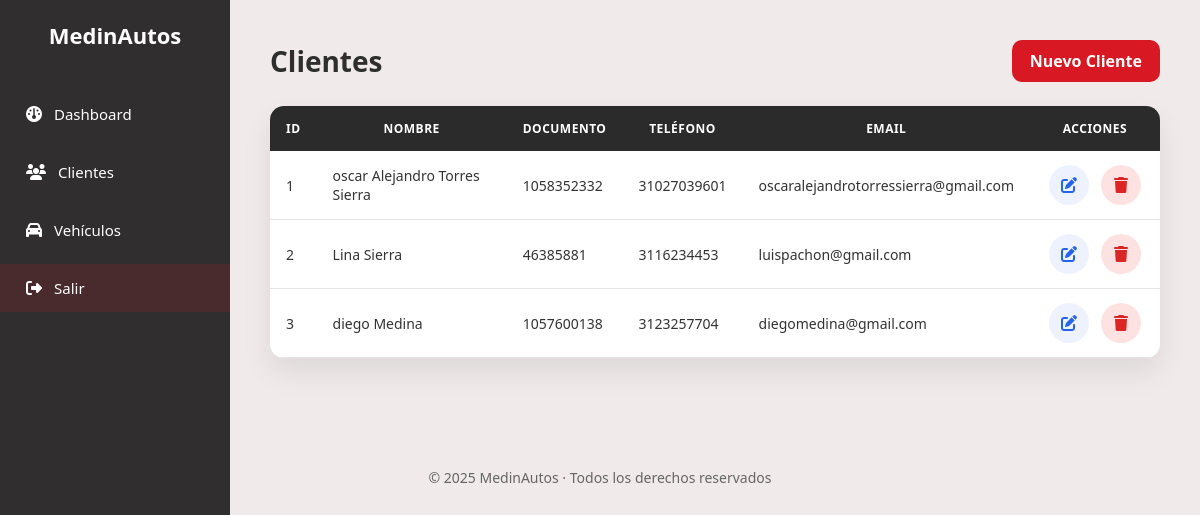
The page /clientes/ (signed in) on the database its author committed.
### backend/app/models/cliente.py (models this page shows)
class Cliente(Base):
    __tablename__ = "clientes"
    id = Column(Integer, primary_key=True, index=True)
    nombre = Column(String, nullable=False)
    documento = Column(String, nullable=False, unique=True)
    telefono = Column(String, nullable=True)
    email = Column(String, nullable=True)
    vehiculos = relationship(
        "Vehiculo",
        back_populates="cliente",
        cascade="all, delete-orphan"
    )

### backend/app/routes/clientes.py (the view)
@router.get("/", response_class=HTMLResponse)
def listar_clientes(request: Request, db: Session = Depends(get_db)):
    clientes = db.query(Cliente).all()
    return templates.TemplateResponse(
        "clientes/clientes.html",
        {
            "request": request,
            "clientes": clientes
        }
    )

### backend/app/templates/clientes/clientes.html (shortened to what this page needs)
{% extends "base.html" %}
{% block content %}
<section class="page">
    <div class="clientes-header">
        <h1>Clientes</h1>
        <a href="/clientes/nuevo" class="btn-primary">
            Nuevo Cliente
        </a>
    </div>
    <div class="clientes-card">
        {% if clientes and clientes|length > 0 %}
        <table class="table">
            <thead>
                <tr>
                    <th>ID</th>
                    <th>Nombre</th>
                    <th>Documento</th>
                    <th>Teléfono</th>
                    <th>Email</th>
                    <th class="center">Acciones</th>
                </tr>
            </thead>
            <tbody>
                {% for c in clientes %}
                <tr>
                    <td>{{ c.id }}</td>
                    <td>{{ c.nombre }}</td>
                    <td>{{ c.documento }}</td>
                    <td>{{ c.telefono or "-" }}</td>
                    <td>{{ c.email or "-" }}</td>
                    <td class="center">
                        <div class="actions">
                            <a href="/clientes/{{ c.id }}/editar" class="action-icon edit" title="Editar cliente">
                                <i class="fa-solid fa-edit"></i>
                            </a>
                            <button type="button" class="action-icon delete btn-eliminar" data-id="{{ c.id }}"
                                data-nombre="{{ c.nombre }}" title="Eliminar cliente">
                                <i class="fa-solid fa-trash"></i>
                            </button>
                        </div>
                    </td>
                </tr>
                {% endfor %}
            </tbody>
        </table>
        {% endif %}
    </div>
</section>
{% endblock %}

### backend/app/templates/base.html (shortened to what this page needs)
<!DOCTYPE html>
<html lang="es">
<head>
    <link rel="stylesheet" href="/static/css/main.css">
    <link rel="stylesheet" href="https://cdnjs.cloudflare.com/ajax/libs/font-awesome/6.5.1/css/all.min.css"
 />
</head>
<body>
    {% set autenticado = request.cookies.get('access_token') %}
    {% if autenticado %}
    <aside class="sidebar">
        <div class="sidebar-logo">
            <a href="/dashboard">MedinAutos</a>
        </div>
        <nav class="sidebar-nav">
            <a href="/dashboard">
                <i class="fa-solid fa-gauge"></i>
                Dashboard
            </a>
            <a href="/clientes">
                <i class="fa-solid fa-users"></i>
                Clientes
            </a>
            <a href="/vehiculos">
                <i class="fa-solid fa-car"></i>
                Vehículos
            </a>
            <a href="/logout" class="logout">
                <i class="fa-solid fa-right-from-bracket"></i>
                Salir
            </a>
        </nav>
    </aside>
    {% endif %}
    <main class="container">
        {% block content %}{% endblock %}
    </main>
    <footer class="main-footer">
        <p>© 2025 MedinAutos · Todos los derechos reservados</p>
    </footer>
</body>
</html>

### backend/app/static/css/main.css (style rules this page uses)
:root { --rojo: #d81822; --gris-oscuro: #302e2f; --gris-claro: #f0eaea; --blanco: #ffffff; }
* { margin: 0; padding: 0; box-sizing: border-box; }
body { font-family: "Segoe UI", Tahoma, Geneva, Verdana, sans-serif; background-color: var(--gris-claro); color: var(--gris-oscuro); }
.fa, .fas, .far, .fab, .fa-solid { font-family: "Font Awesome 6 Free" !important; font-weight: 900; }
.container { padding: 40px; }
.btn-primary { background-color: var(--rojo); color: var(--blanco); padding: 10px 18px; border-radius: 10px; text-decoration: none; font-weight: 600; border: none; cursor: pointer; display: inline-flex; align-items: center; gap: 8px; }
.page { max-width: 1100px; margin: 0 auto; }
.clientes-header { display: flex; justify-content: space-between; align-items: center; margin-bottom: 24px; }
.clientes-header h1 { font-size: 28px; font-weight: 700; color: #2e2e2e; }
.clientes-card { background: var(--blanco); border-radius: 14px; overflow: hidden; box-shadow: 0 14px 30px rgba(0, 0, 0, 0.08); }
.table { width: 100%; border-collapse: collapse; font-size: 14px; }
.table thead { background-color: #2b2b2b; }
.table thead th { color: var(--blanco); font-weight: 600; padding: 14px 16px; text-transform: uppercase; font-size: 12px; letter-spacing: 0.5px; }
.table tbody td { padding: 14px 16px; border-bottom: 1px solid #e5e5e5; color: #333; vertical-align: middle; }
.table th:last-child, .table td:last-child { text-align: center; width: 130px; }
.actions { display: flex; justify-content: center; gap: 12px; }
.main-footer { text-align: center; padding: 20px; margin-top: 50px; color: #666; font-size: 14px; }
.page { max-width: 900px; }
.action-icon { width: 40px; height: 40px; border-radius: 50%; border: none; background-color: #f3f4f6; display: flex; align-items: center; justify-content: center; cursor: pointer; transition: all 0.25s ease; text-decoration: none; }
.action-icon i { font-size: 16px; }
.action-icon.edit { background-color: #eef2ff; }
.action-icon.edit i { color: #2563eb; }
.action-icon.delete { background-color: #fee2e2; }
.action-icon.delete i { color: #dc2626; }
.sidebar { position: fixed; top: 0; left: 0; width: 230px; height: 100vh; background-color: var(--gris-oscuro); color: var(--blanco); display: flex; flex-direction: column; padding: 20px 0; z-index: 1000; }
.sidebar-logo { text-align: center; font-size: 22px; font-weight: bold; margin-bottom: 40px; }
.sidebar-logo a { color: var(--blanco); text-decoration: none; }
.sidebar-nav { display: flex; flex-direction: column; gap: 10px; }
.sidebar-nav a { padding: 14px 26px; color: var(--blanco); text-decoration: none; font-size: 15px; display: flex; align-items: center; gap: 12px; transition: all 0.25s ease; }
.sidebar-nav a i { font-size: 16px; }
.sidebar-nav .logout { margin-top: auto; background-color: rgba(216, 24, 34, 0.15); }
.container { margin-left: 230px; padding: 40px; }

### rows shown on the page
Cliente: id "1", nombre "oscar Alejandro Torres Sierra", documento "1058352332", telefono "31027039601", email "oscaralejandrotorressierra@gmail.com"
Cliente: id "2", nombre "Lina Sierra", documento "46385881", telefono "3116234453", email "luispachon@gmail.com"
Cliente: id "3", nombre "diego Medina", documento "1057600138", telefono "3123257704", email "diegomedina@gmail.com"
